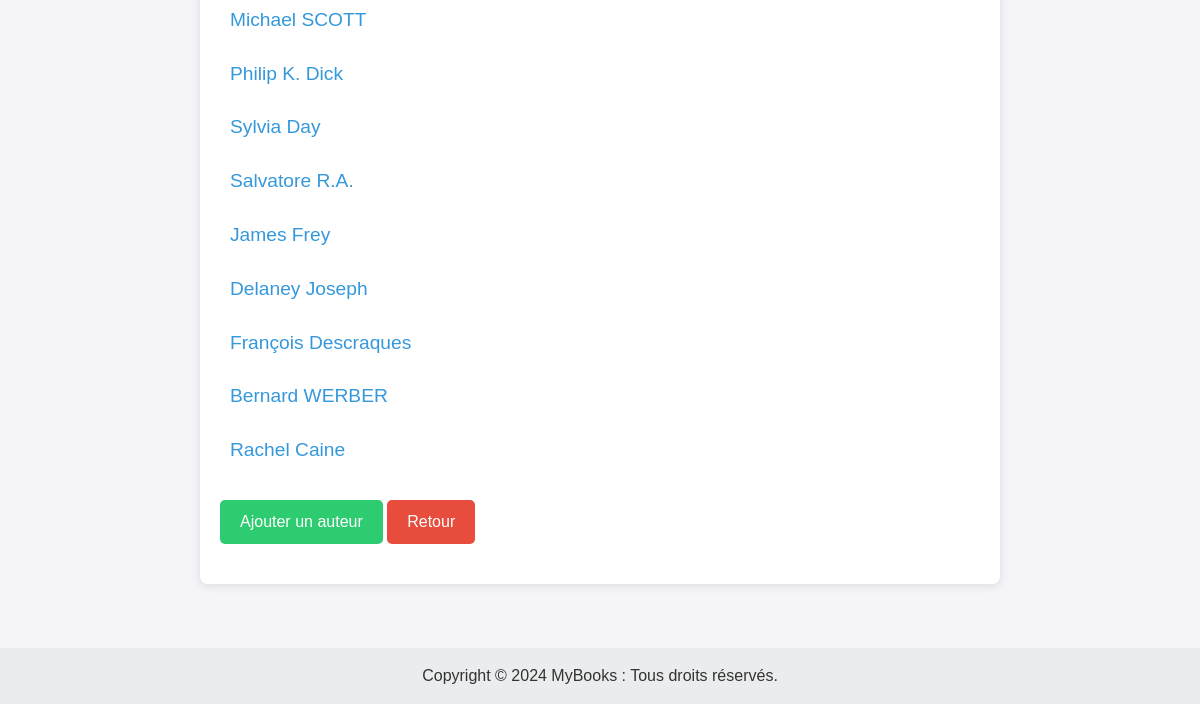
Page /authors (lower part) on the earlier database version.
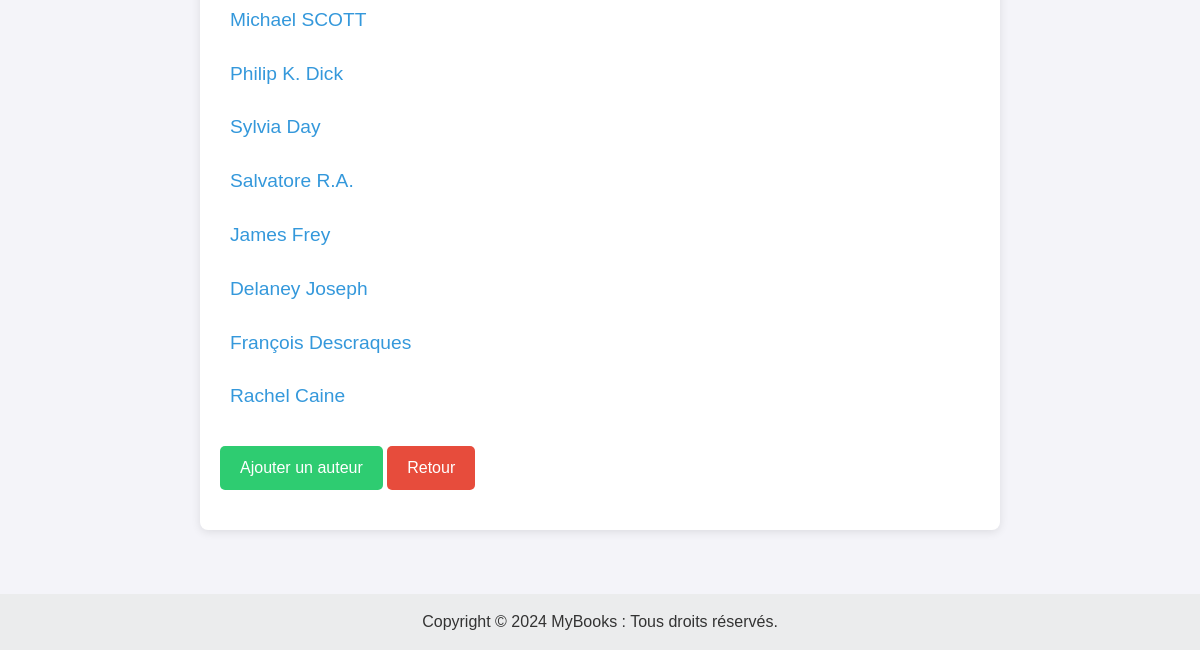
Same page on the later database version.
### tuto/models.py (models this page shows, shortened)
class Author(db.Model):
    id = db.Column(db.Integer, primary_key=True)
    name = db.Column(db.String(100))

### tuto/views.py (the view)
@app.route("/authors")
def authors():
    return render_template("authors.html", authors=Author.query.all())

### tuto/templates/authors.html (shortened to what this page needs)
{% extends 'base.html' %}
{% block styles %}
    {{ super() }}
    <link rel="stylesheet" href="{{ url_for('static', filename='auteurs.css') }}">
{% endblock %}
{% block content %}
    {% for author in authors %}
        <a class="author-link" href="{{ url_for('edit_author', id=author.id) }}">{{ author.name }}</a>
    {% endfor %}
    <a class="btn-add" href="{{ url_for('add_author') }}">Ajouter un auteur</a>
    <a class="btn-delete" href="{{ url_for('home') }}">Retour</a>
{% endblock %}

Differences in the rows shown:
removed Author: name "Bernard WERBER"
